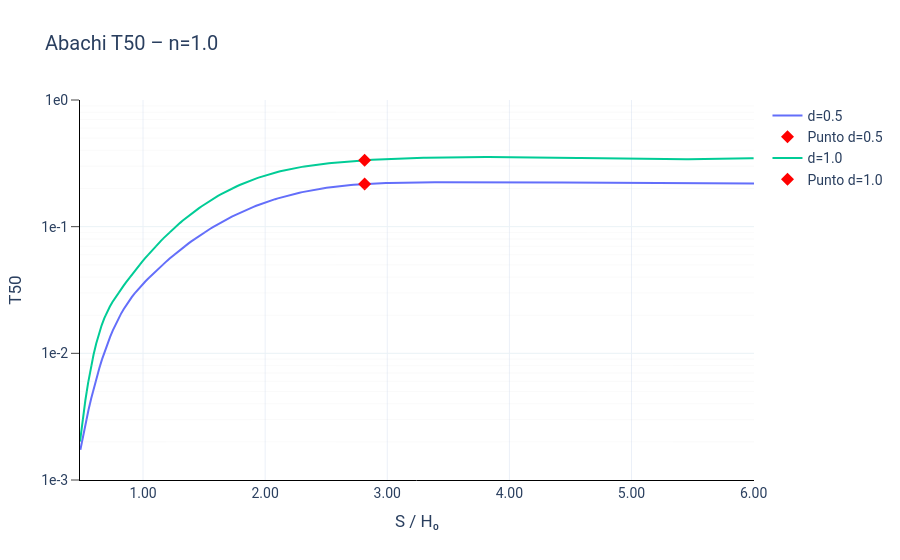

Notebook source saved alongside this figure:
### Markdown cell above
### Verifica temporale

L'efficienza idraulica media richiesta $E_{med}$ è stata raggiunta nel tempo adimensionale $T$ ricavato dagli abachi temporali per la configurazione definita da:

- permeabilità verticale $k_v$
- rapporto geometrico $D/H_0 = 1$
- valore noto di $S/H_0$

Il tempo reale $t$ è stato calcolato come:

$$
t = T \cdot \frac{2(1+\nu)(1 - 2\nu)\gamma_w H_0^2}{E \cdot k_v}
$$

dove:
- $T$ è il tempo adimensionale ($T_{50}$ o $T_{90}$)
- $\gamma_w$ è il peso specifico dell’acqua
- $E$ è il modulo di Young tangente
- $\nu$ è il coefficiente di Poisson
- $H_0$ è la profondità del dreno

Il coefficiente di sicurezza al tempo $T$ è stato stimato mediante:

$$
F(T) = F_0 + E_{med}(T) \cdot \Delta F
$$

con:
- $F_0$: coefficiente iniziale (condizione satura)
- $\Delta F = F_{\text{max}} - F_0$: incremento massimo ottenibile a piena efficienza
- $E_{med}(T)$: efficienza idraulica al tempo considerato

Nel caso specifico:
- a $T_{50}$, si verifica la condizione di sicurezza a medio termine
- a $T_{90}$, si verifica il comportamento a regime, assumendo $E(T_{90}) \approx 0.9 \cdot \bar{E}$

Il tempo reale è riportato in mesi, giorni o ore a seconda dell’ordine di grandezza.

### Code cell
abachiT = AbachiTemporali()
abachiT.plot_abaco_risultati(SuH0, n_label=n_label, tipo='T50')

### Figure 1 — Plotly figure (JSON) as saved in the notebook; plotly's stock layout.template omitted (floating-point values rounded to 4 significant figures; data arrays with more than 128 entries replaced by an {"elided": "..."} marker saying what was removed)
{"data": [{"hovertemplate": "S/H₀: %{x:.2f}<br>T: %{y:.2e}<extra></extra>", "mode": "lines", "name": "d=0.5", "type": "scatter", "x": {"elided": "250 float values"}, "y": {"elided": "250 float values"}}, {"marker": {"color": "red", "size": 10, "symbol": "diamond"}, "mode": "markers", "name": "Punto d=0.5", "type": "scatter", "x": [2.815], "y": [0.2173]}, {"hovertemplate": "S/H₀: %{x:.2f}<br>T: %{y:.2e}<extra></extra>", "mode": "lines", "name": "d=1.0", "type": "scatter", "x": {"elided": "250 float values"}, "y": {"elided": "250 float values"}}, {"marker": {"color": "red", "size": 10, "symbol": "diamond"}, "mode": "markers", "name": "Punto d=1.0", "type": "scatter", "x": [2.815], "y": [0.3341]}], "layout": {"font": {"family": "Roboto", "size": 14}, "hovermode": "closest", "margin": {"t": 100}, "shapes": [{"line": {"color": "rgba(200,200,200,0.2)", "width": 0.5}, "type": "line", "x0": 0, "x1": 1, "xref": "x domain", "y0": 0.002, "y1": 0.002, "yref": "y"}, {"line": {"color": "rgba(200,200,200,0.2)", "width": 0.5}, "type": "line", "x0": 0, "x1": 1, "xref": "x domain", "y0": 0.003, "y1": 0.003, "yref": "y"}, {"line": {"color": "rgba(200,200,200,0.2)", "width": 0.5}, "type": "line", "x0": 0, "x1": 1, "xref": "x domain", "y0": 0.004, "y1": 0.004, "yref": "y"}, {"line": {"color": "rgba(200,200,200,0.2)", "width": 0.5}, "type": "line", "x0": 0, "x1": 1, "xref": "x domain", "y0": 0.005, "y1": 0.005, "yref": "y"}, {"line": {"color": "rgba(200,200,200,0.2)", "width": 0.5}, "type": "line", "x0": 0, "x1": 1, "xref": "x domain", "y0": 0.006, "y1": 0.006, "yref": "y"}, {"line": {"color": "rgba(200,200,200,0.2)", "width": 0.5}, "type": "line", "x0": 0, "x1": 1, "xref": "x domain", "y0": 0.007, "y1": 0.007, "yref": "y"}, {"line": {"color": "rgba(200,200,200,0.2)", "width": 0.5}, "type": "line", "x0": 0, "x1": 1, "xref": "x domain", "y0": 0.008, "y1": 0.008, "yref": "y"}, {"line": {"color": "rgba(200,200,200,0.2)", "width": 0.5}, "type": "line", "x0": 0, "x1": 1, "xref": "x domain", "y0": 0.009, "y1": 0.009, "yref": "y"}, {"line": {"color": "rgba(200,200,200,0.2)", "width": 0.5}, "type": "line", "x0": 0, "x1": 1, "xref": "x domain", "y0": 0.02, "y1": 0.02, "yref": "y"}, {"line": {"color": "rgba(200,200,200,0.2)", "width": 0.5}, "type": "line", "x0": 0, "x1": 1, "xref": "x domain", "y0": 0.03, "y1": 0.03, "yref": "y"}, {"line": {"color": "rgba(200,200,200,0.2)", "width": 0.5}, "type": "line", "x0": 0, "x1": 1, "xref": "x domain", "y0": 0.04, "y1": 0.04, "yref": "y"}, {"line": {"color": "rgba(200,200,200,0.2)", "width": 0.5}, "type": "line", "x0": 0, "x1": 1, "xref": "x domain", "y0": 0.05, "y1": 0.05, "yref": "y"}, {"line": {"color": "rgba(200,200,200,0.2)", "width": 0.5}, "type": "line", "x0": 0, "x1": 1, "xref": "x domain", "y0": 0.06, "y1": 0.06, "yref": "y"}, {"line": {"color": "rgba(200,200,200,0.2)", "width": 0.5}, "type": "line", "x0": 0, "x1": 1, "xref": "x domain", "y0": 0.07, "y1": 0.07, "yref": "y"}, {"line": {"color": "rgba(200,200,200,0.2)", "width": 0.5}, "type": "line", "x0": 0, "x1": 1, "xref": "x domain", "y0": 0.08, "y1": 0.08, "yref": "y"}, {"line": {"color": "rgba(200,200,200,0.2)", "width": 0.5}, "type": "line", "x0": 0, "x1": 1, "xref": "x domain", "y0": 0.09, "y1": 0.09, "yref": "y"}, {"line": {"color": "rgba(200,200,200,0.2)", "width": 0.5}, "type": "line", "x0": 0, "x1": 1, "xref": "x domain", "y0": 0.2, "y1": 0.2, "yref": "y"}, {"line": {"color": "rgba(200,200,200,0.2)", "width": 0.5}, "type": "line", "x0": 0, "x1": 1, "xref": "x domain", "y0": 0.3, "y1": 0.3, "yref": "y"}, {"line": {"color": "rgba(200,200,200,0.2)", "width": 0.5}, "type": "line", "x0": 0, "x1": 1, "xref": "x domain", "y0": 0.4, "y1": 0.4, "yref": "y"}, {"line": {"color": "rgba(200,200,200,0.2)", "width": 0.5}, "type": "line", "x0": 0, "x1": 1, "xref": "x domain", "y0": 0.5, "y1": 0.5, "yref": "y"}, {"line": {"color": "rgba(200,200,200,0.2)", "width": 0.5}, "type": "line", "x0": 0, "x1": 1, "xref": "x domain", "y0": 0.6, "y1": 0.6, "yref": "y"}, {"line": {"color": "rgba(200,200,200,0.2)", "width": 0.5}, "type": "line", "x0": 0, "x1": 1, "xref": "x domain", "y0": 0.7, "y1": 0.7, "yref": "y"}, {"line": {"color": "rgba(200,200,200,0.2)", "width": 0.5}, "type": "line", "x0": 0, "x1": 1, "xref": "x domain", "y0": 0.8, "y1": 0.8, "yref": "y"}, {"line": {"color": "rgba(200,200,200,0.2)", "width": 0.5}, "type": "line", "x0": 0, "x1": 1, "xref": "x domain", "y0": 0.9, "y1": 0.9, "yref": "y"}], "showlegend": true, "title": {"text": "Abachi T50 – n=1.0"}, "xaxis": {"linecolor": "black", "linewidth": 1, "showspikes": true, "spikecolor": "grey", "spikethickness": 1, "tickformat": ".2f", "title": {"text": "S / H₀"}}, "yaxis": {"gridcolor": "#EAF2F6", "linecolor": "black", "linewidth": 1, "range": [-3, 0], "showgrid": true, "showspikes": true, "spikecolor": "grey", "spikethickness": 1, "ticklen": 8, "tickmode": "array", "ticks": "outside", "ticktext": ["1e-3", "1e-2", "1e-1", "1e0", "1e1"], "tickvals": [0.001, 0.01, 0.1, 1, 10], "title": {"text": "T50"}, "type": "log"}}}
